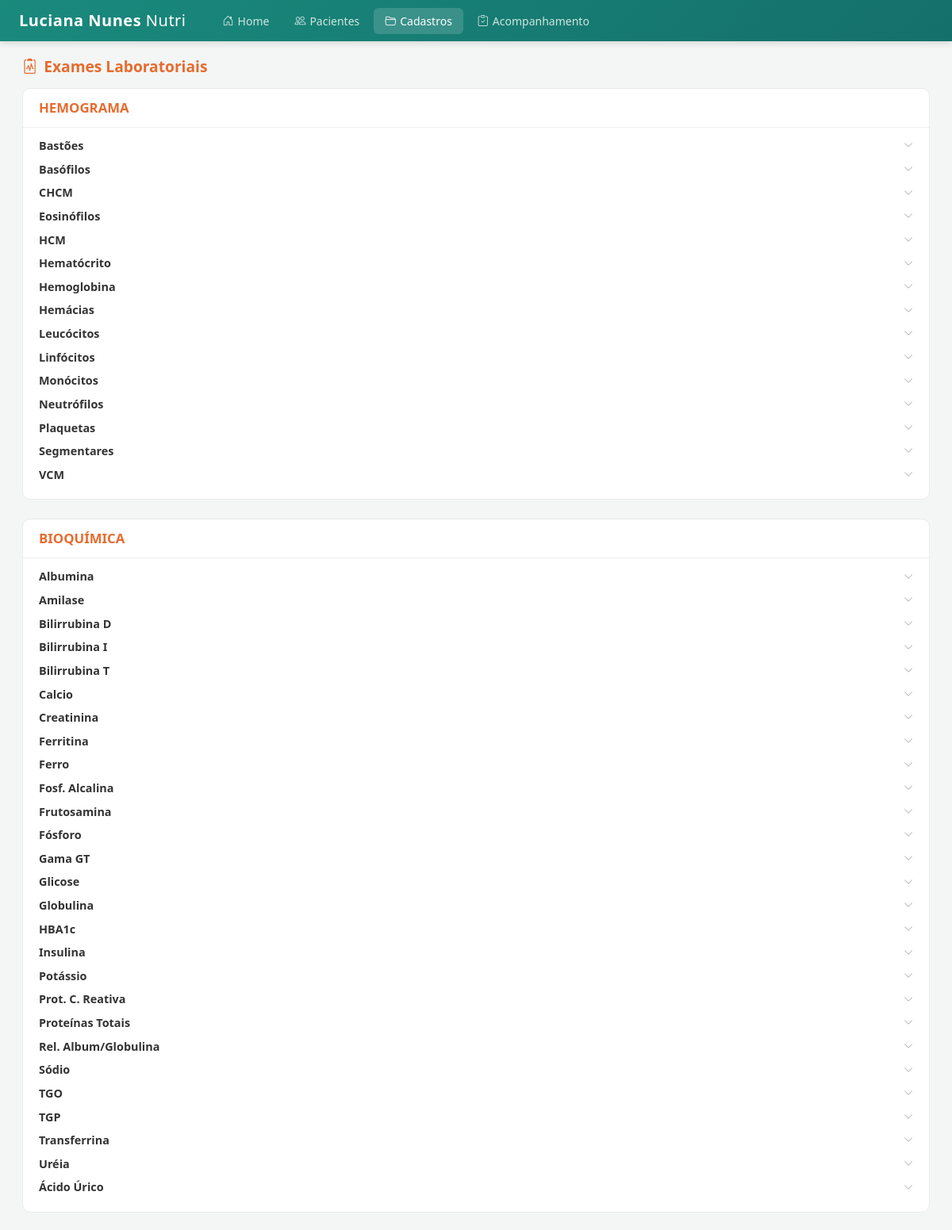
Page /cadastros/exames (upper part) on the committed database.
### tables this page shows
CREATE TABLE "grupo_exame" ("CD_GRUPO" REAL, "NM_GRUPO" TEXT);

CREATE TABLE "exame_bioquimico" ("CD_EXAME" REAL, "CD_GRUPO_EXAME" REAL, "FL_CONTROLE" INTEGER, "NM_EXAME" TEXT, "DS_EXAME" TEXT);

### app.py (the view)
@app.route("/cadastros/exames")
def cadastros_exames():
    db = get_db()
    grupos = db.execute("SELECT * FROM grupo_exame ORDER BY CD_GRUPO").fetchall()
    exames = db.execute("""
        SELECT e.*, g.NM_GRUPO
        FROM exame_bioquimico e
        LEFT JOIN grupo_exame g ON e.CD_GRUPO_EXAME = g.CD_GRUPO
        ORDER BY e.CD_GRUPO_EXAME, e.NM_EXAME
    """).fetchall()
    return render_template("cadastros_exames.html", grupos=grupos, exames=exames)

### app.py (called while the page is built)
def get_db():
    if "db" not in g:
        g.db = sqlite3.connect(DB_PATH)
        g.db.row_factory = sqlite3.Row
        g.db.execute("PRAGMA journal_mode=WAL")
        g.db.execute("PRAGMA cache_size=-8000")
    return g.db

### templates/cadastros_exames.html (shortened to what this page needs)
{% extends "base.html" %}
{% block content %}
<h5 class="section-title mb-3"><i class="bi bi-clipboard2-pulse me-2"></i>Exames Laboratoriais</h5>
{% for grupo in grupos %}
<div class="ava-card mb-4">
    <div class="ava-card-header">
        <h3>{{ grupo.NM_GRUPO }}</h3>
    </div>
    <div class="ava-card-body" style="padding:12px 20px">
        {% for e in exames %}
        {% if e.CD_GRUPO_EXAME == grupo.CD_GRUPO %}
        <div class="mb-2">
            <a class="text-decoration-none d-flex align-items-center justify-content-between"
               data-bs-toggle="collapse" href="#exame-{{ e.CD_EXAME|int }}" style="color:#333">
                <span style="font-weight:600;font-size:.9rem">{{ e.NM_EXAME }}</span>
                <i class="bi bi-chevron-down" style="font-size:.75rem;color:#aaa"></i>
            </a>
        </div>
        {% endif %}
        {% endfor %}
    </div>
</div>
{% endfor %}
{% endblock %}

### templates/base.html (style rules this page uses)
:root { --ava-teal: #1a8a7d; --ava-teal-dark: #14706a; --ava-teal-light: #e0f5f3; --ava-orange: #e66b2e; --ava-orange-light: #fff4ee; --ava-green: #28a745; --ava-pink: #e91e8c; --ava-bg: #f4f6f5; --ava-sidebar-w: 220px; }
* { font-family: 'Segoe UI', system-ui, -apple-system, sans-serif; }
body { background: var(--ava-bg); margin: 0; }
.ava-card { background: #fff; border: 1px solid #e8ebe9; border-radius: 10px; overflow: hidden; }
.ava-card-header { padding: 14px 20px; border-bottom: 1px solid #eee; display: flex; align-items: center; justify-content: space-between; }
.ava-card-header h3 { margin: 0; font-size: 1.05rem; font-weight: 700; color: var(--ava-orange); }
.ava-card-body { padding: 20px; }
.section-title { color: var(--ava-orange); font-size: 1.2rem; font-weight: 700; margin-bottom: 16px; }

### rows in the picture
grupo_exame: NM_GRUPO "HEMOGRAMA"
exame_bioquimico: NM_EXAME "Bastões"
exame_bioquimico: NM_EXAME "Basófilos"
exame_bioquimico: NM_EXAME "CHCM"
exame_bioquimico: NM_EXAME "Eosinófilos"
exame_bioquimico: NM_EXAME "HCM"
exame_bioquimico: NM_EXAME "Hematócrito"
exame_bioquimico: NM_EXAME "Hemoglobina"
exame_bioquimico: NM_EXAME "Hemácias"
exame_bioquimico: NM_EXAME "Leucócitos"
exame_bioquimico: NM_EXAME "Linfócitos"
exame_bioquimico: NM_EXAME "Monócitos"
exame_bioquimico: NM_EXAME "Neutrófilos"
exame_bioquimico: NM_EXAME "Plaquetas"
exame_bioquimico: NM_EXAME "Segmentares"
exame_bioquimico: NM_EXAME "VCM"
grupo_exame: NM_GRUPO "BIOQUÍMICA"
exame_bioquimico: NM_EXAME "Albumina"
exame_bioquimico: NM_EXAME "Amilase"
exame_bioquimico: NM_EXAME "Bilirrubina D"
exame_bioquimico: NM_EXAME "Bilirrubina I"
exame_bioquimico: NM_EXAME "Bilirrubina T"
exame_bioquimico: NM_EXAME "Calcio"
exame_bioquimico: NM_EXAME "Creatinina"
exame_bioquimico: NM_EXAME "Ferritina"
exame_bioquimico: NM_EXAME "Ferro"
exame_bioquimico: NM_EXAME "Fosf. Alcalina"
exame_bioquimico: NM_EXAME "Frutosamina"
exame_bioquimico: NM_EXAME "Fósforo"
exame_bioquimico: NM_EXAME "Gama GT"
exame_bioquimico: NM_EXAME "Glicose"
exame_bioquimico: NM_EXAME "Globulina"
exame_bioquimico: NM_EXAME "HBA1c"
exame_bioquimico: NM_EXAME "Insulina"
exame_bioquimico: NM_EXAME "Potássio"
exame_bioquimico: NM_EXAME "Prot. C. Reativa"
exame_bioquimico: NM_EXAME "Proteínas Totais"
exame_bioquimico: NM_EXAME "Rel. Album/Globulina"
exame_bioquimico: NM_EXAME "Sódio"
exame_bioquimico: NM_EXAME "TGO"
exame_bioquimico: NM_EXAME "TGP"
exame_bioquimico: NM_EXAME "Transferrina"
exame_bioquimico: NM_EXAME "Uréia"
exame_bioquimico: NM_EXAME "Ácido Úrico"
